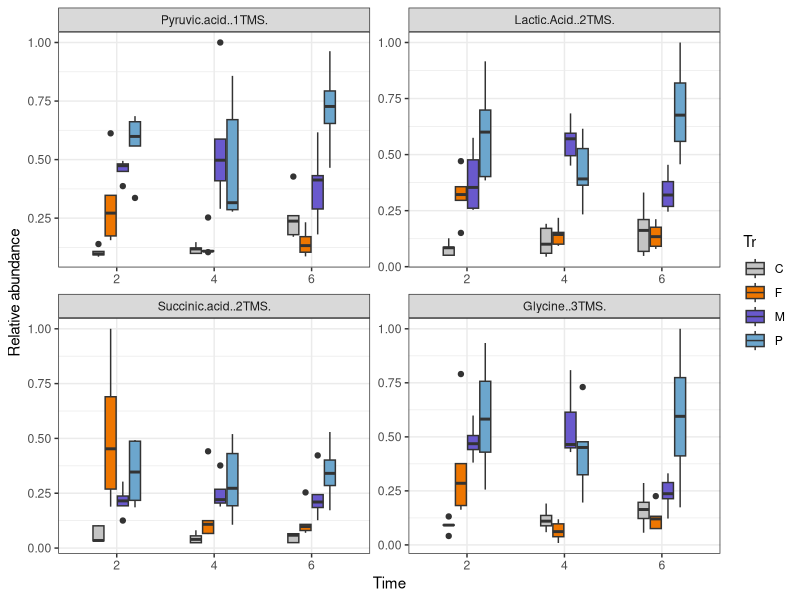
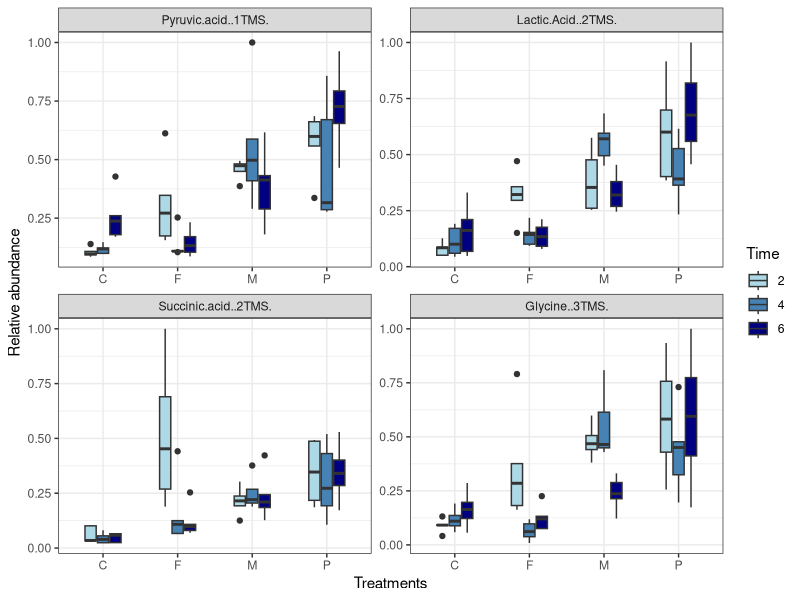
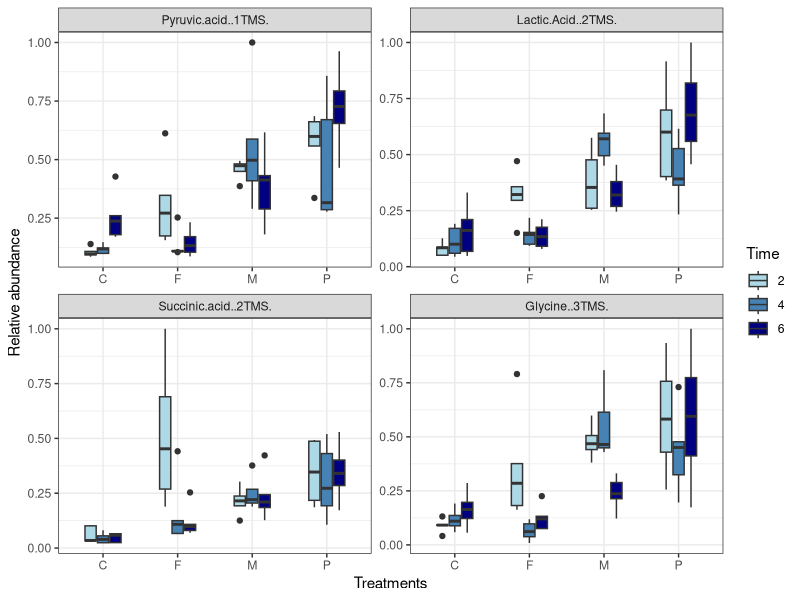

Generate these figures, in order, with R:
library(ggpubr)
library(ggplot2)
library(reshape2)
library(tidyverse)
library(dplyr)

#Box plots

df <- read.csv("Exudates_ISTD_Area_.csv", sep=",",
               header=T)
df <- df[!str_detect(names(df), "Sample")]
Caption <- "All"

df <- read.csv("Exudates_Significant.csv", sep=",",
               header=T)
Caption <- "Significant"

df <- read.csv("Exudates_Significant_Time_.csv", sep=",",
               header=T)
Caption <- "Significant_Time"

df <- read.csv("Exudates_Significant_TrTime_.csv", sep=",",
               header=T)
Caption <- "Significant_TrTime"

#table<-table %>% select(1,2,3:to end)
table1 <- melt(df, id=c("Tr","Time"))
table_1_sum<-table1 %>% 
        group_by(Tr, Time, variable)

#Plots
table_1_sum$Time <- factor(table_1_sum$Time)

#Time
p2 <- ggplot(table_1_sum, aes(x= Time, value, fill=Tr)) + 
  theme_bw() + geom_boxplot(width=0.5) +
  facet_wrap(~variable, scales="free") + 
  ylab("Relative abundance") + xlab("Time") + 
  scale_fill_manual(values=c("grey77", "darkorange2", "slateblue3", "skyblue3"))
p2
t <- "Time"

#Treatment
p1 <- ggplot(table_1_sum, aes(x= Tr, value, fill=Time)) + 
  theme_bw() + geom_boxplot(width=0.5) +
  facet_wrap(~variable, scales="free") + 
  ylab("Relative abundance") + xlab("Treatments") + 
  scale_fill_manual(values=c("lightblue","steelblue","navy"))
p1
t <- "Tr"

# Save
ggsave(filename = paste("BoxPlot_Exudates", t, Caption, ".pdf", sep = "_"), 
       plot = last_plot(), dpi = 600, units = "cm", 
       width = 90, height = 60, scale = 0.6)
